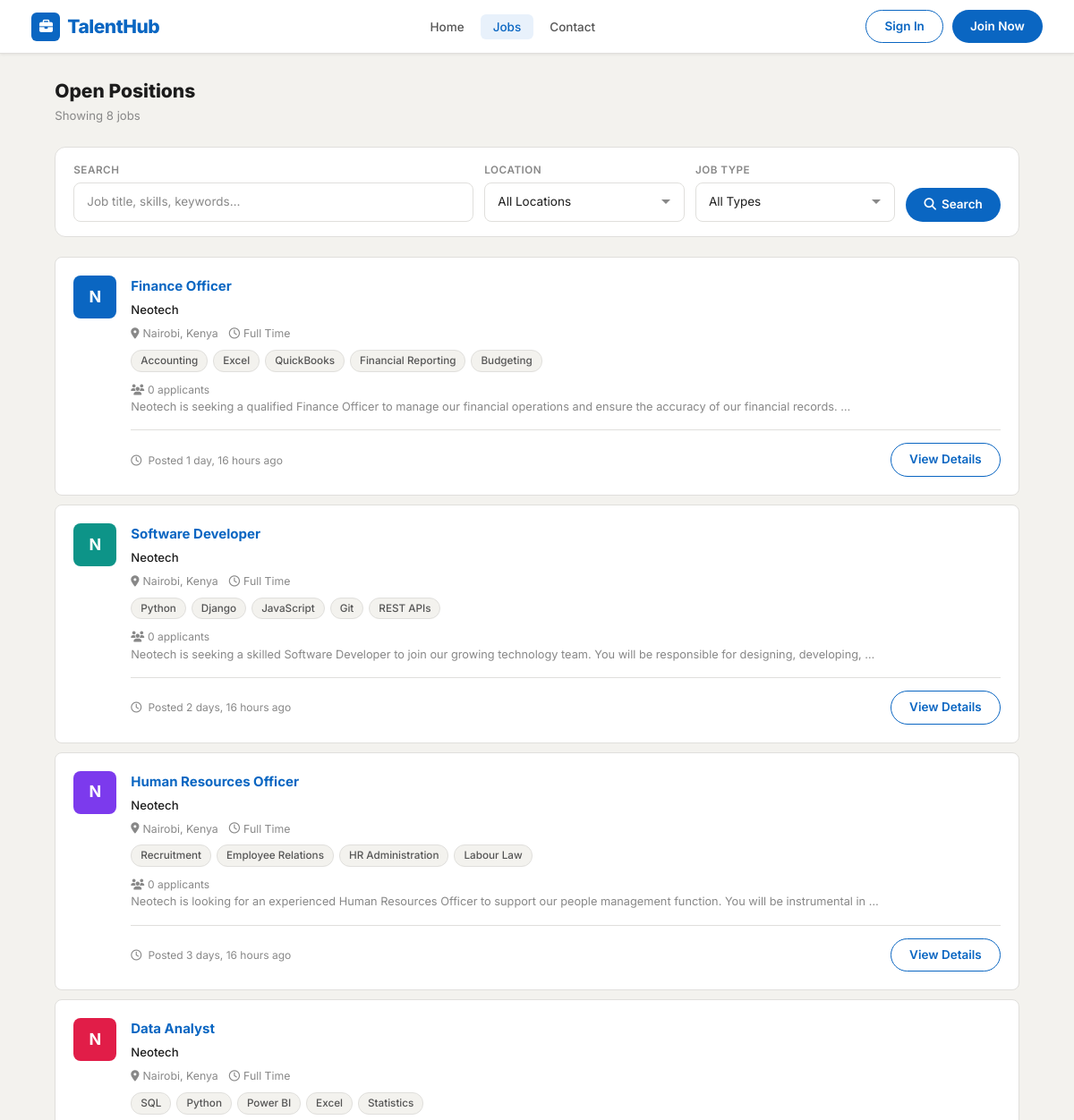
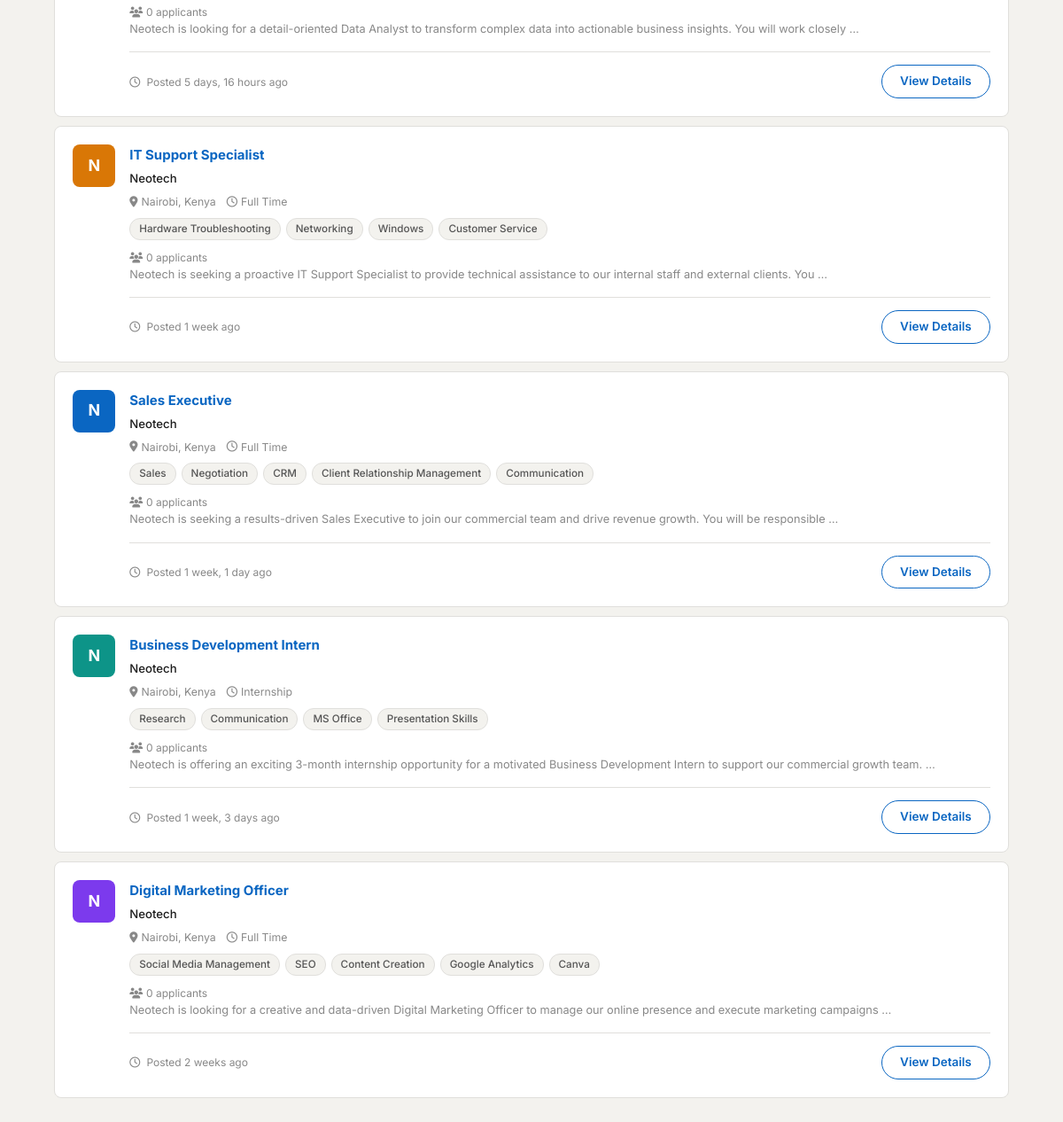
Screenshot of /jobs/ with the database file from the repository (2 pictures, top to bottom).
### job_seeker/models.py (models this page shows, shortened)
class Job(models.Model):
    staff = models.ForeignKey(User, related_name='jobs', on_delete=models.CASCADE, null=True)
    title = models.CharField(max_length=255)
    company = models.CharField(max_length=200, null=True, blank=True)
    location = models.CharField(max_length=255)
    description = models.TextField()
    skills_req = models.CharField(max_length=500, null=True, blank=True)
    job_type = models.CharField(max_length=30, choices=JOB_TYPES, default='Full Time', null=True)
    link = models.URLField(null=True, blank=True)
    salary = models.CharField(max_length=100, null=True, blank=True)
    slug = AutoSlugField(populate_from='title', unique=True, null=True)
    date_posted = models.DateTimeField(default=timezone.now)
    deadline = models.DateField(null=True, blank=True)
    def get_skills_list(self):
        if self.skills_req:
            return [s.strip() for s in self.skills_req.split(',') if s.strip()]
        return []
    def applicant_count(self):
        return self.application_set.count()

### job_seeker/views.py (the view, shortened to what this page needs)
# urls.py: path('jobs/', views.posted_jobs, name='posted-jobs'),
def posted_jobs(request):
    jobs = Job.objects.all().order_by('-date_posted')
    search_query = request.GET.get('q', '').strip()
    location_filter = request.GET.get('location', '').strip()
    job_type_filter = request.GET.get('job_type', '').strip()
    if location_filter:
        jobs = jobs.filter(location__icontains=location_filter)
    if job_type_filter:
        jobs = jobs.filter(job_type=job_type_filter)
    applied_ids = set()
    saved_ids = set()
    paginator = Paginator(jobs, 10)
    page_obj = paginator.get_page(request.GET.get('page'))
    locations = Job.objects.values_list('location', flat=True).distinct().order_by('location')
    context = {
        'page_obj': page_obj,
        'jobs': page_obj,
        'applied_ids': applied_ids,
        'saved_ids': saved_ids,
        'total_count': jobs.count(),
        'search_query': search_query,
        'location_filter': location_filter,
        'job_type_filter': job_type_filter,
        'job_types': ['Full Time', 'Part Time', 'Internship'],
        'locations': locations,
    }
    return render(request, 'jobseeker/posted_jobs.html', context)

### templates/jobseeker/posted_jobs.html (shortened to what this page needs)
{% extends 'base.html' %}
{% load static %}
{% block body %}
<div class="container" style="max-width:1100px;padding-top:28px;padding-bottom:40px;">
  <div class="page-header">
    <div>
      <h1 class="page-title">Open Positions</h1>
      <p class="page-subtitle">Showing {{ total_count }} job{{ total_count|pluralize }}</p>
    </div>
  </div>
  <form method="get" action="{% url 'posted-jobs' %}" class="filter-bar mb-4">
    <div class="filter-group" style="flex:2;min-width:200px;">
      <label class="filter-label">Search</label>
      <input type="text" name="q" value="{{ search_query }}" class="th-form-control"
             placeholder="Job title, skills, keywords…">
    </div>
    <div class="filter-group">
      <label class="filter-label">Location</label>
      <select name="location" class="th-form-control">
        <option value="">All Locations</option>
      </select>
    </div>
    <div class="filter-group">
      <label class="filter-label">Job Type</label>
      <select name="job_type" class="th-form-control">
        <option value="">All Types</option>
      </select>
    </div>
    <div style="display:flex;align-items:flex-end;">
      <button type="submit" class="btn-primary-th">
        <i class="fa-solid fa-search"></i> Search
      </button>
    </div>
  </form>
  {% if jobs %}
  <div style="display:flex;flex-direction:column;gap:10px;">
    {% for job in jobs %}
    {% with avatar_colors="av-blue,av-teal,av-violet,av-rose,av-amber,av-cyan" %}
    <div class="job-card">
      <div class="job-company-avatar {% cycle 'av-blue' 'av-teal' 'av-violet' 'av-rose' 'av-amber' %}">
        {{ job.company|first|upper|default:"N" }}
      </div>
      <div class="job-body">
        <div class="d-flex align-items-start justify-content-between">
          <div>
            <a href="{% url 'job-details' job.id %}" class="job-title">{{ job.title }}</a>
            <div class="job-company">{{ job.company|default:"Neotech" }}</div>
          </div>
        </div>
        <div class="job-meta">
          <span><i class="fa-solid fa-location-dot"></i> {{ job.location }}</span>
          <span><i class="fa-regular fa-clock"></i> {{ job.job_type }}</span>
        </div>
        {% if job.skills_req %}
        <div class="job-skills">
          {% for skill in job.get_skills_list|slice:":5" %}
          <span class="skill-tag">{{ skill }}</span>
          {% endfor %}
        </div>
        {% endif %}
        <div style="font-size:.8rem;color:#888;margin-top:6px;">
          <i class="fa-solid fa-users me-1"></i>{{ job.applicant_count }} applicant{{ job.applicant_count|pluralize }}
        </div>
        <p class="job-desc">{{ job.description|truncatewords:20 }}</p>
        <div class="job-footer">
          <span class="job-posted-date">
            <i class="fa-regular fa-clock me-1"></i>
            {% now "Y-m-d" as today_str %}
            {% if job.date_posted|date:"Y-m-d" == today_str %}
              Posted today
            {% elif job.date_posted|timesince|slice:":1" == "0" %}
              Posted today
            {% else %}
              Posted {{ job.date_posted|timesince }} ago
            {% endif %}
          </span>
          <div class="job-actions">
            {% if user.is_authenticated and user.user_type == 'applicant' %}
              {% if job.id in applied_ids %}
              <span class="badge-status badge-shortlisted">
                <i class="fa-solid fa-check"></i> Applied
              </span>
              {% elif job.link %}
              <a href="{{ job.link }}" target="_blank" class="btn-success-th">Apply <i class="fa-solid fa-arrow-up-right-from-square ms-1"></i></a>
              {% else %}
              <a href="{% url 'apply-job' job.id %}" class="btn-success-th">Apply Now</a>
              {% endif %}
            {% else %}
            <a href="{% url 'job-details' job.id %}" class="btn-outline-th">View Details</a>
            {% endif %}
          </div>
        </div>
      </div>
    </div>
    {% endwith %}
    {% endfor %}
  </div>
  {% endif %}
</div>
{% endblock %}

### rows the page displays
Job: company|first "N", title "Finance Officer", company "Neotech", location "Nairobi, Kenya", job_type "Full Time", get_skills_list "Accounting" "Excel" "QuickBooks" "Financial Reporting" "Budgeting", applicant_count "0", description "Neotech is seeking a qualified Finance Officer to manage our financial operations and ensure the accuracy of our financial records. …", date_posted "1 day, 16 hours"
Job: company|first "N", title "Software Developer", company "Neotech", location "Nairobi, Kenya", job_type "Full Time", get_skills_list "Python" "Django" "JavaScript" "Git" "REST APIs", applicant_count "0", description "Neotech is seeking a skilled Software Developer to join our growing technology team. You will be responsible for designing, developing, …", date_posted "2 days, 16 hours"
Job: company|first "N", title "Human Resources Officer", company "Neotech", location "Nairobi, Kenya", job_type "Full Time", get_skills_list "Recruitment" "Employee Relations" "HR Administration" "Labour Law", applicant_count "0", description "Neotech is looking for an experienced Human Resources Officer to support our people management function. You will be instrumental in …", date_posted "3 days, 16 hours"
Job: company|first "N", title "Data Analyst", company "Neotech", location "Nairobi, Kenya", job_type "Full Time", get_skills_list "SQL" "Python" "Power BI" "Excel" "Statistics", applicant_count "0", description "Neotech is looking for a detail-oriented Data Analyst to transform complex data into actionable business insights. You will work closely …", date_posted "5 days, 16 hours"
Job: company|first "N", title "IT Support Specialist", company "Neotech", location "Nairobi, Kenya", job_type "Full Time", get_skills_list "Hardware Troubleshooting" "Networking" "Windows" "Customer Service", applicant_count "0", description "Neotech is seeking a proactive IT Support Specialist to provide technical assistance to our internal staff and external clients. You …", date_posted "1 week"
Job: company|first "N", title "Sales Executive", company "Neotech", location "Nairobi, Kenya", job_type "Full Time", get_skills_list "Sales" "Negotiation" "CRM" "Client Relationship Management" "Communication", applicant_count "0", description "Neotech is seeking a results-driven Sales Executive to join our commercial team and drive revenue growth. You will be responsible …", date_posted "1 week, 1 day"
Job: company|first "N", title "Business Development Intern", company "Neotech", location "Nairobi, Kenya", job_type "Internship", get_skills_list "Research" "Communication" "MS Office" "Presentation Skills", applicant_count "0", description "Neotech is offering an exciting 3-month internship opportunity for a motivated Business Development Intern to support our commercial growth team. …", date_posted "1 week, 3 days"
Job: company|first "N", title "Digital Marketing Officer", company "Neotech", location "Nairobi, Kenya", job_type "Full Time", get_skills_list "Social Media Management" "SEO" "Content Creation" "Google Analytics" "Canva", applicant_count "0", description "Neotech is looking for a creative and data-driven Digital Marketing Officer to manage our online presence and execute marketing campaigns …", date_posted "2 weeks"

### other values shown
{{ total_count }} "8"
